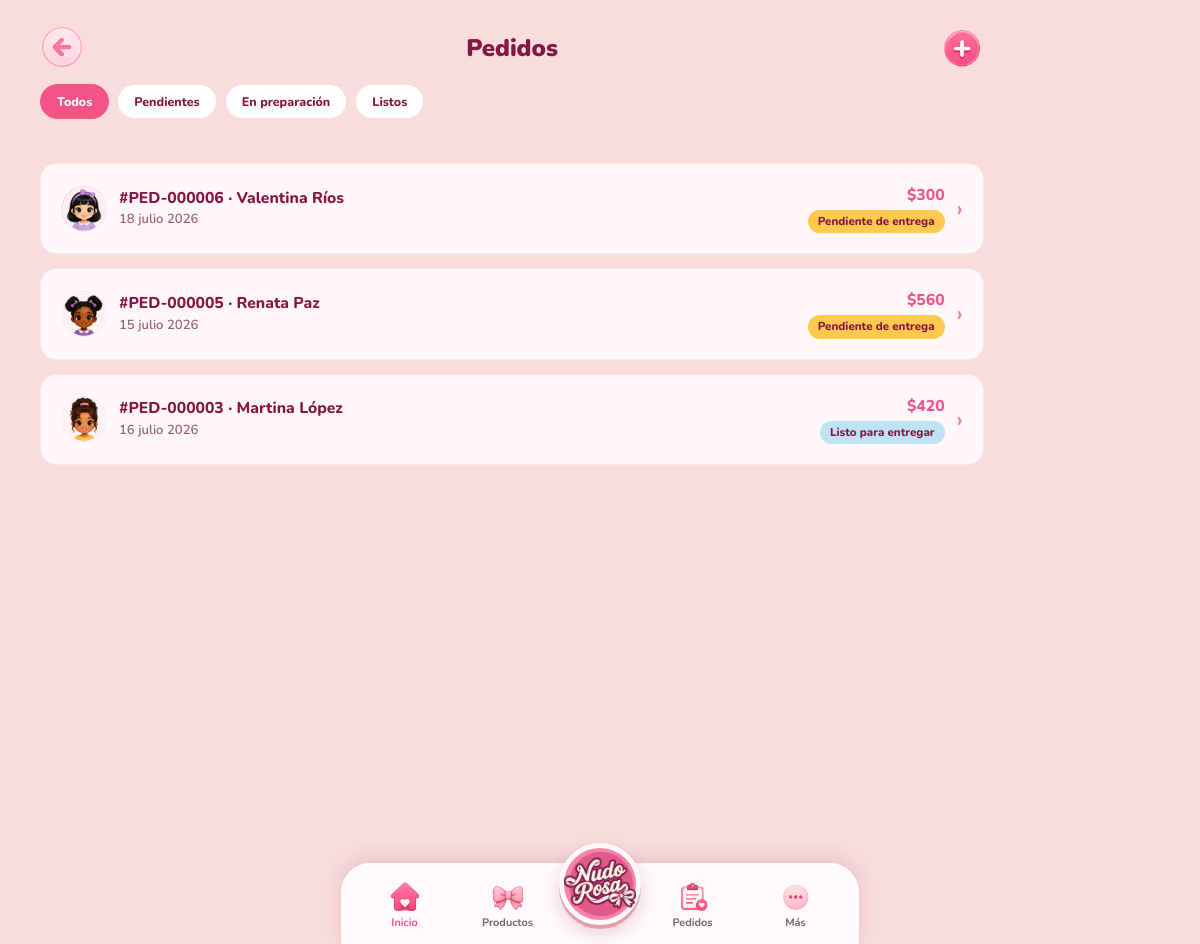
/pedidos (signed in), run on the app's committed database.
### models.py (models this page shows)
class Clienta(Base):
    __tablename__ = "clientas"
    __table_args__ = (
        Index("ix_clientas_nombres", "nombres"),
        Index("ix_clientas_apellidos", "apellidos"),
        Index("ix_clientas_telefono", "telefono"),
    )
    id: Mapped[int] = mapped_column(primary_key=True)
    nombres: Mapped[str] = mapped_column(String(120))
    apellidos: Mapped[str] = mapped_column(String(120))
    telefono: Mapped[str | None] = mapped_column(String(40), default=None)
    email: Mapped[str | None] = mapped_column(String(120), default=None)
    direccion: Mapped[str | None] = mapped_column(String(255), default=None)
    fecha_nacimiento: Mapped[date | None] = mapped_column(Date, default=None)
    avatar: Mapped[str | None] = mapped_column(String(255), default=None)
    notas: Mapped[str | None] = mapped_column(Text, default=None)
    activa: Mapped[bool] = mapped_column(default=True)
    creada_en: Mapped[datetime] = mapped_column(DateTime, default=datetime.utcnow)
    actualizada_en: Mapped[datetime] = mapped_column(
        DateTime, default=datetime.utcnow, onupdate=datetime.utcnow
    )
    pedidos: Mapped[list["Pedido"]] = relationship(back_populates="clienta")

class Pedido(Base):
    __tablename__ = "pedidos"
    __table_args__ = (
        Index("ix_pedidos_clienta_id", "clienta_id"),
        Index("ix_pedidos_estado_entrega", "estado_entrega"),
        Index("ix_pedidos_estado_pago", "estado_pago"),
        Index("ix_pedidos_fecha_creacion", "fecha_creacion"),
    )
    id: Mapped[int] = mapped_column(primary_key=True)
    numero_pedido: Mapped[str] = mapped_column(String(20), unique=True)
    clienta_id: Mapped[int] = mapped_column(ForeignKey("clientas.id"))
    estado_entrega: Mapped[EstadoEntrega] = mapped_column(
        Enum(EstadoEntrega, native_enum=False, length=30), default=EstadoEntrega.PENDIENTE
    )
    estado_pago: Mapped[EstadoPago] = mapped_column(
        Enum(EstadoPago, native_enum=False, length=20), default=EstadoPago.PENDIENTE
    )
    fecha_creacion: Mapped[date] = mapped_column(Date, default=date.today)
    fecha_estimada_entrega: Mapped[date | None] = mapped_column(Date, default=None)
    fecha_entrega: Mapped[date | None] = mapped_column(Date, default=None)
    fecha_vencimiento_pago: Mapped[date | None] = mapped_column(Date, default=None)
    fecha_pago: Mapped[date | None] = mapped_column(Date, default=None)
    subtotal: Mapped[int] = mapped_column(Integer, default=0)
    total: Mapped[int] = mapped_column(Integer, default=0)
    costo_total: Mapped[int] = mapped_column(Integer, default=0)
    ganancia_total: Mapped[int] = mapped_column(Integer, default=0)
    notas: Mapped[str | None] = mapped_column(Text, default=None)
    cancelado_en: Mapped[datetime | None] = mapped_column(DateTime, default=None)
    creado_en: Mapped[datetime] = mapped_column(DateTime, default=datetime.utcnow)
    actualizado_en: Mapped[datetime] = mapped_column(
        DateTime, default=datetime.utcnow, onupdate=datetime.utcnow
    )
    clienta: Mapped["Clienta"] = relationship(back_populates="pedidos")
    items: Mapped[list["PedidoItem"]] = relationship(
        back_populates="pedido", cascade="all, delete-orphan"
    )
    pagos: Mapped[list["Pago"]] = relationship(back_populates="pedido")
    movimientos: Mapped[list["MovimientoInventario"]] = relationship(back_populates="pedido")

### main.py (the view)
@app.get("/pedidos")
async def pedidos(request: Request, db: Session = Depends(get_db)):
    configuracion = seguridad_service.obtener_configuracion(db)
    productos_con_estado = [
        {**_serializar_producto(p), "estado": _estado_producto(p.stock_actual, configuracion.limite_poco_stock)}
        for p in productos_service.listar_productos_activos(db)
    ]
    pedidos_lista = [_venta_enriquecida(p) for p in pedidos_service.listar_pedidos_activos(db)]
    pedidos_lista = [p for p in pedidos_lista if p is not None]
    clientes = [clientas_service.serializar_clienta(db, c) for c in clientas_service.listar_clientas_activas(db)]
    colores = [{"nombre": c.nombre, "hex": c.codigo_hex} for c in colores_service.listar_colores_activos(db)]
    return templates.TemplateResponse(
        request=request,
        name="pedidos.html",
        context={
            "active_nav": "pedidos",
            "pedidos": pedidos_lista,
            "clientes": clientes,
            "productos": productos_con_estado,
            "colores": colores,
        },
    )

### templates/pedidos.html (shortened to what this page needs)
{% extends "_base.html" %}
{% block content %}
<section class="sales-screen">
    {% set flat_header_back = "/" %}
    {% set flat_header_back_label = "Regresar al inicio" %}
    {% set flat_header_title = "Pedidos" %}
    {% set flat_header_actions = [
        {"type": "button", "id": "new-order-button", "icon": "/static/images/+.svg", "label": "Registrar venta nueva"}
    ] %}
    {% include "_flat_header.html" %}
    <div class="pedidos-filters" id="pedidos-filters">
        <button type="button" class="pedidos-filters__btn is-active" data-filtro="todos">Todos</button>
        <button type="button" class="pedidos-filters__btn" data-filtro="pendiente">Pendientes</button>
        <button type="button" class="pedidos-filters__btn" data-filtro="preparacion">En preparación</button>
        <button type="button" class="pedidos-filters__btn" data-filtro="listo">Listos</button>
    </div>
    <ul class="list" id="pedidos-list">
        {% for p in pedidos %}
        <li data-estado="{{ p.estado_entrega }}">
            <button
                type="button"
                class="list-row"
                id="pedido-card-{{ p.id }}"
                data-pedido-id="{{ p.id }}"
            >
                <span class="list-row__avatar">
                    {% if p.cliente.avatar %}
                    <img src="{{ p.cliente.avatar }}" alt="">
                    {% else %}
                    {{ p.cliente.nombre[0] }}
                    {% endif %}
                </span>
                <span class="list-row__body">
                    <strong>#{{ p.numero_venta }} · {{ p.cliente.nombre }} {{ p.cliente.apellido }}</strong>
                    <small>{{ p.fecha_creacion_texto }}</small>
                </span>
                <span class="list-row__meta">
                    <strong>${{ "{:,}".format(p.total) }}</strong>
                    <span class="pill {{ p.estado_entrega_info.pill_class }}">{{ p.estado_entrega_info.etiqueta }}</span>
                </span>
                <span class="list-row__chevron" aria-hidden="true">›</span>
            </button>
        </li>
        {% endfor %}
    </ul>
</section>
{% set venta_modal_volver_a = "pedidos" %}
{% endblock %}

### data on the page
Clienta: cliente.avatar (picture), cliente.nombre "Valentina", cliente.apellido "Ríos"
Pedido: numero_venta "PED-000006", total "300"
Clienta: cliente.avatar (picture), cliente.nombre "Renata", cliente.apellido "Paz"
Pedido: numero_venta "PED-000005", total "560"
Clienta: cliente.avatar (picture), cliente.nombre "Martina", cliente.apellido "López"
Pedido: numero_venta "PED-000003", total "420"

### other printed values
{{ flat_header_title }} "Pedidos"
{{ p.fecha_creacion_texto }} "18 julio 2026" "15 julio 2026" "16 julio 2026"
{{ p.estado_entrega_info.etiqueta }} "Pendiente de entrega" "Pendiente de entrega" "Listo para entregar"
